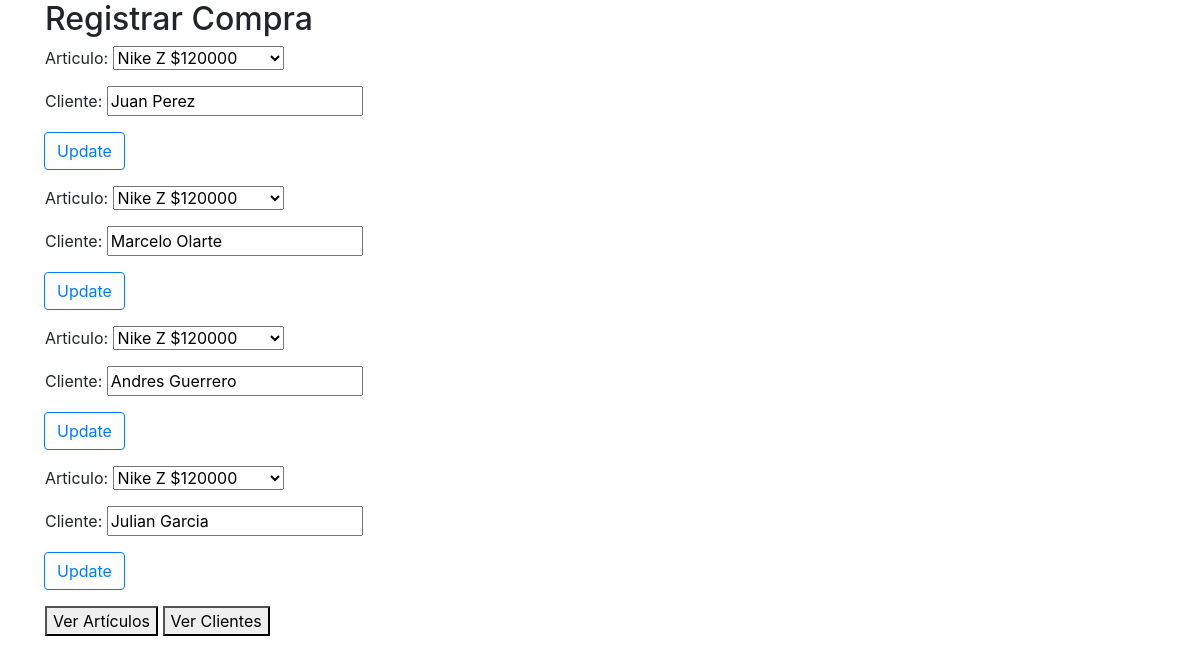
The page / on the database its author committed.
### app.py (models this page shows)
class Client(db.Model):
    id = db.Column(db.Integer, primary_key=True, autoincrement=True)
    cedula = db.Column(db.Text)
    nombre = db.Column(db.Text)
    apellido = db.Column(db.Text)
    compra = db.Column(db.Text)
    approved = db.Column(db.Boolean)

### app.py (the view)
@app.route("/", methods=["POST", "GET"])
def view_index():
    return render_template("index.html", articles=read_articles(), clients=read_clients())

### app.py (called while the page is built)
def read_articles():
    return db.session.query(Article).all()

def read_clients():
    return db.session.query(Client).all()

### templates/index.html (shortened to what this page needs)
<!DOCTYPE html>
<html>
<head>
    <link rel="stylesheet" href="https://stackpath.bootstrapcdn.com/bootstrap/4.3.1/css/bootstrap.min.css">
</head>
<body>
<div class="container">
    <h2>Registrar Compra</h2>
    {% for client in clients %}
    <form method="post" action="/update_compra/{{client.id}}">
        <p>Articulo: <select name="com">
            {% for article in articles %}
            <option>{{article.marca}} {{article.nombre}} ${{article.precio}}</option>
            {% endfor %}
        </select></p>
        <p>Cliente: <input readonly name="Cliente" value="{{client.nombre}} {{client.apellido}}"></p>
        <div class="input-group-append" id="button-addon">
            <button class="btn btn-outline-primary" type="submit" value="update">Update</button>
        </div>
    </form>
    {% endfor %}
</div>
<p>
<div class="container">
    <button onclick="redirect('/articulos')">Ver Artículos</button>
    <button onclick="redirect('/clientes')">Ver Clientes</button>
</div>
</body>
</html>

### rows shown on the page
Client: Cliente "Juan Perez"
Client: Cliente "Marcelo Olarte"
Client: Cliente "Andres Guerrero"
Client: Cliente "Julian Garcia"

### other values the page prints
form field com "Nike Z $120000"
